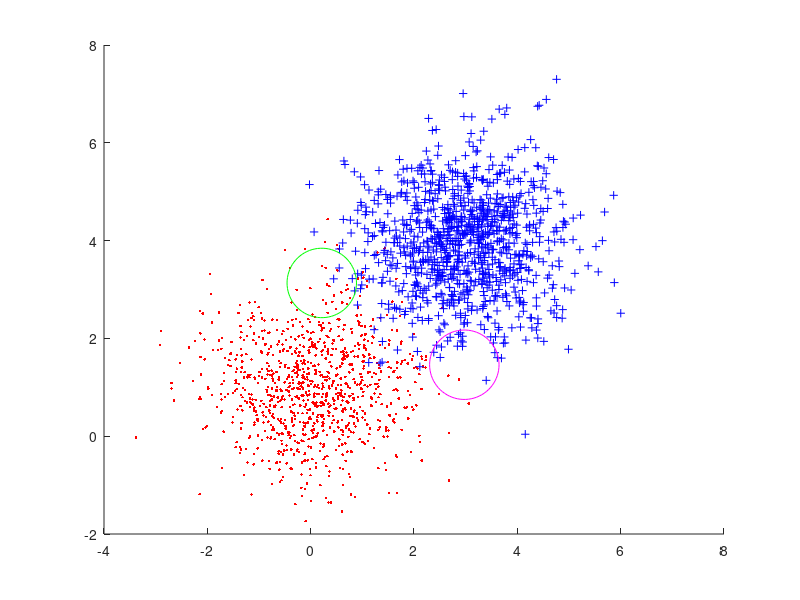
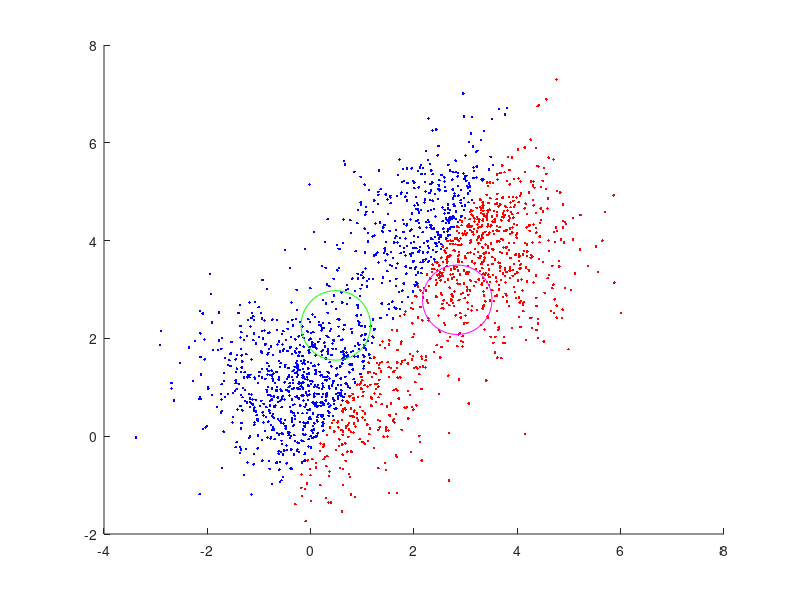
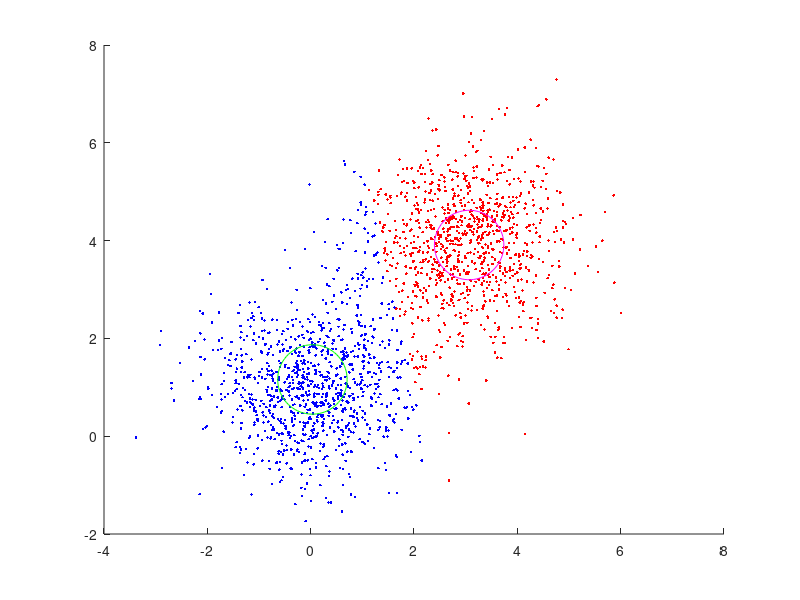
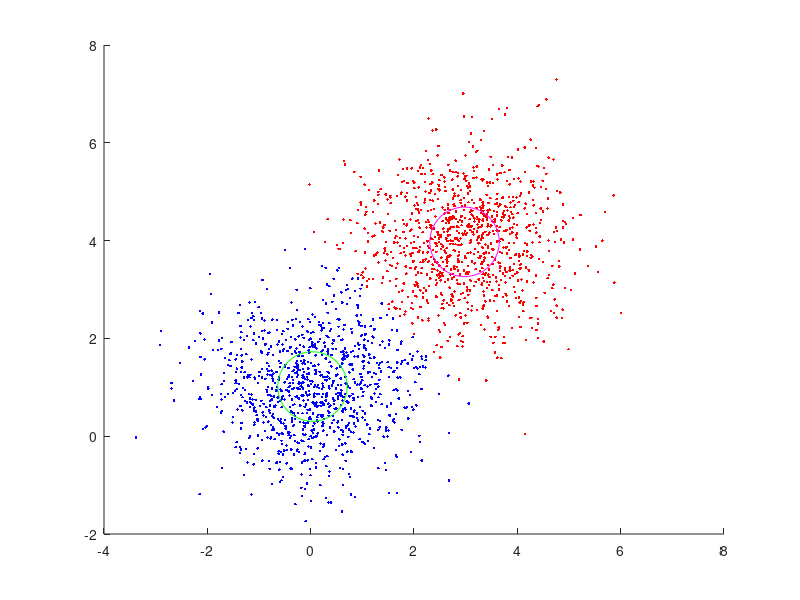

Source code (MATLAB) for these figures, in order:

set1 = mvnrnd([0 1],[1,1],1000);
set2 = mvnrnd([3 4],[1,1],1000);

set = [set1; set2];

xCentroid1 = rand()*3;
yCentroid1 = rand()*4;

xCentroid2 = rand()*3;
yCentroid2 = rand()*4;
figure
hold on;
plot(set1(:,1),set1(:,2),'.r');
plot(set2(:,1),set2(:,2),'+b');
plot(xCentroid1,yCentroid1,'om', 'markersize',50);
plot(xCentroid2,yCentroid2, 'og', 'markersize',50);
hold off;
delDist = 1;

while(delDist > 0.05)
    Class1Data = zeros(2000,2);
    Class2Data = zeros(2000,2);
    NewCentroid1 = zeros(3,1);
    NewCentroid2 = zeros(3,1);
    %Distances from set1 or 2
    for i = 1:2000
        distToOne = sqrt((set(i,1) - xCentroid1)^2 + (set(i,2) - yCentroid1)^2);
        distToTwo = sqrt((set(i,1) - xCentroid2)^2 + (set(i,2) - yCentroid2)^2);
        if(distToOne < distToTwo)
            NewCentroid1(1) = NewCentroid1(1) + set(i,1);
            NewCentroid1(2) = NewCentroid1(2) + set(i,2);
            Class1Data(i,1) = set(i,1);
            Class1Data(i,2) = set(i,2);
            %To count number of points in class
            NewCentroid1(3) = NewCentroid1(3) + 1;
        else
            NewCentroid2(1) = NewCentroid2(1) + set(i,1);
            NewCentroid2(2) = NewCentroid2(2) + set(i,2);
            Class2Data(i,1) = set(i,1);
            Class2Data(i,2) = set(i,2);
            %To count number of points in class
            NewCentroid2(3) = NewCentroid2(3) + 1;
        end
    end
    NewCentroid1(1) = NewCentroid1(1)/NewCentroid1(3);
    NewCentroid1(2) = NewCentroid1(2)/NewCentroid1(3);
    
    NewCentroid2(1) = NewCentroid2(1)/NewCentroid2(3);
    NewCentroid2(2) = NewCentroid2(2)/NewCentroid2(3);
    figure
    hold on;
    plot(Class1Data(:,1), Class1Data(:,2), '.r');
    plot(Class2Data(:,1), Class2Data(:,2), '.b');
    plot(NewCentroid1(1),NewCentroid1(2),'om', 'markersize',50);
    plot(NewCentroid2(1),NewCentroid2(2), 'og', 'markersize',50);
    hold off;
    delDist = sqrt((xCentroid1 - NewCentroid1(1))^2 + (yCentroid1 - NewCentroid1(2))^2);
    xCentroid1 = NewCentroid1(1);
    yCentroid1 = NewCentroid1(2);
    xCentroid2 = NewCentroid2(1);
    yCentroid2 = NewCentroid2(2);
end


